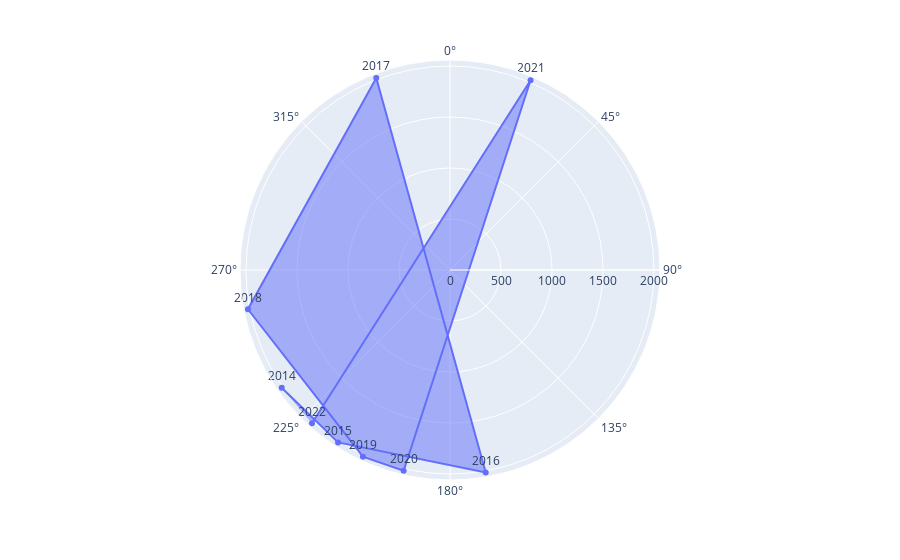
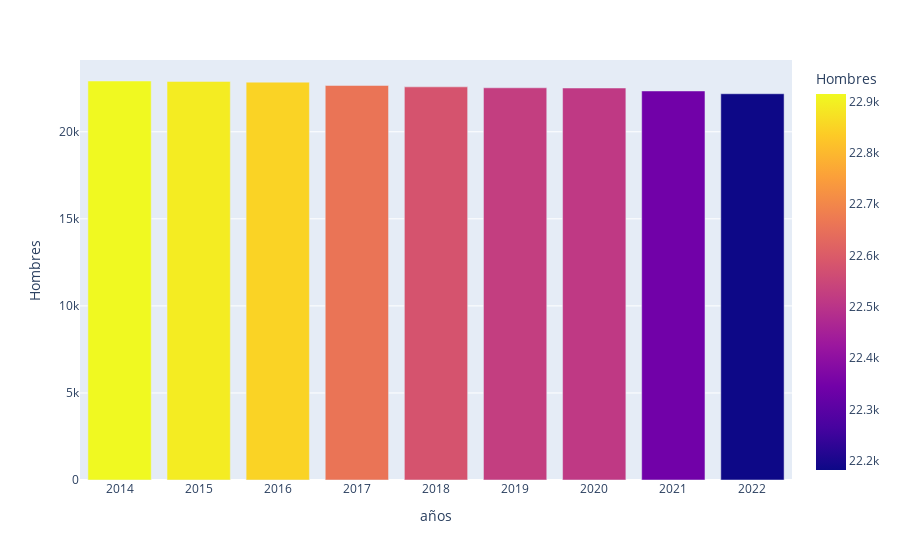

Notebook source saved alongside these figures, in order:
### Code cell
import plotly.express as px
import json 
import pandas as pd
import seaborn as sns
import plotly.graph_objects as go
import numpy as np

#abriendo el archivo json
with open ('datos.json','r')as gr:
    dt=gr.read()
granma=json.loads(dt)



df=pd.DataFrame(dict(Mujeres=granma['municipios']['RioCauto']['residentesH_M_14-22'][1],años=[x for x in granma['años']if x>=2014]))
df1=pd.DataFrame(dict(Hombres=granma['municipios']['RioCauto']['residentesH_M_14-22'][1],años=[x for x in granma['años']if x>=2014]))


fig=px.line_polar(df,r='años',theta='Mujeres',text="años")
fig.update_traces(fill='toself',textposition='top center')
fig1=px.bar(df1,x='años',y='Hombres', color='Hombres')

fig.show()
fig1.show()

### Figure 1 — Plotly figure (JSON) as saved in the notebook; plotly's stock layout.template omitted (floating-point values rounded to 4 significant figures)
{"data": [{"fill": "toself", "hovertemplate": "años=%{text}<br>Mujeres=%{theta}<extra></extra>", "legendgroup": "", "line": {"color": "#636efa", "dash": "solid"}, "marker": {"symbol": "circle"}, "mode": "markers+lines+text", "name": "", "r": [2014, 2015, 2016, 2017, 2018, 2019, 2020, 2021, 2022], "showlegend": false, "subplot": "polar", "text": [2014, 2015, 2016, 2017, 2018, 2019, 2020, 2021, 2022], "textposition": "top center", "theta": [22915, 22893, 22850, 22659, 22579, 22525, 22513, 22343, 22182], "type": "scatterpolar"}], "layout": {"legend": {"tracegroupgap": 0}, "margin": {"t": 60}, "polar": {"angularaxis": {"direction": "clockwise", "rotation": 90}, "domain": {"x": [0, 1], "y": [0, 1]}}}}

### Figure 2 — Plotly figure (JSON) as saved in the notebook; plotly's stock layout.template omitted (floating-point values rounded to 4 significant figures)
{"data": [{"alignmentgroup": "True", "hovertemplate": "años=%{x}<br>Hombres=%{marker.color}<extra></extra>", "legendgroup": "", "marker": {"color": [22915, 22893, 22850, 22659, 22579, 22525, 22513, 22343, 22182], "coloraxis": "coloraxis", "pattern": {"shape": ""}}, "name": "", "offsetgroup": "", "orientation": "v", "showlegend": false, "textposition": "auto", "type": "bar", "x": [2014, 2015, 2016, 2017, 2018, 2019, 2020, 2021, 2022], "xaxis": "x", "y": [22915, 22893, 22850, 22659, 22579, 22525, 22513, 22343, 22182], "yaxis": "y"}], "layout": {"barmode": "relative", "coloraxis": {"colorbar": {"title": {"text": "Hombres"}}, "colorscale": [[0, "#0d0887"], [0.1111, "#46039f"], [0.2222, "#7201a8"], [0.3333, "#9c179e"], [0.4444, "#bd3786"], [0.5556, "#d8576b"], [0.6667, "#ed7953"], [0.7778, "#fb9f3a"], [0.8889, "#fdca26"], [1, "#f0f921"]]}, "legend": {"tracegroupgap": 0}, "margin": {"t": 60}, "xaxis": {"anchor": "y", "domain": [0, 1], "title": {"text": "años"}}, "yaxis": {"anchor": "x", "domain": [0, 1], "title": {"text": "Hombres"}}}}
